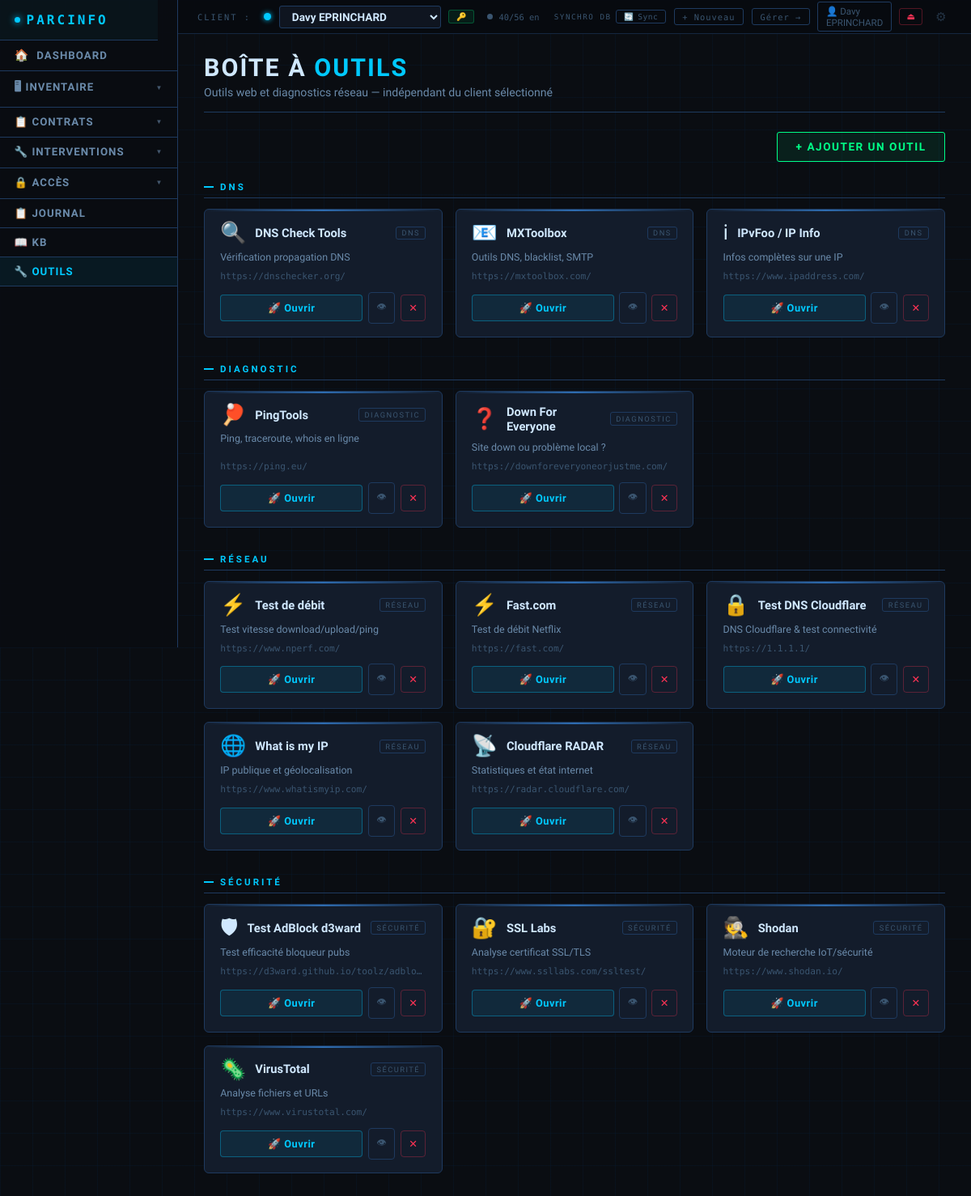
/outils (signed in), run on the app's committed database.
### tables this page shows
CREATE TABLE clients (
        id INTEGER PRIMARY KEY AUTOINCREMENT,
        nom TEXT NOT NULL DEFAULT '',
        contact TEXT DEFAULT '',
        telephone TEXT DEFAULT '',
        email TEXT DEFAULT '',
        adresse TEXT DEFAULT '',
        notes TEXT DEFAULT '',
        couleur TEXT DEFAULT '#00c9ff',
        date_creation TEXT DEFAULT '',
        date_maj TEXT DEFAULT '', auth_user_id INTEGER DEFAULT NULL);

CREATE TABLE outils (
        id INTEGER PRIMARY KEY AUTOINCREMENT,
        nom TEXT NOT NULL,
        url TEXT NOT NULL,
        description TEXT DEFAULT '',
        categorie TEXT DEFAULT 'Général',
        icone TEXT DEFAULT '🔧',
        ordre INTEGER DEFAULT 0,
        actif INTEGER DEFAULT 1, date_maj TEXT DEFAULT '');

### app.py (the view)
@app.route('/outils')
@login_required
def page_outils():
    conn = get_db()
    outils = [row_to_dict(r) for r in conn.execute(
        "SELECT * FROM outils ORDER BY categorie, ordre, nom").fetchall()]
    cats = {}
    for o in outils:
        c = o['categorie'] or 'Général'
        cats.setdefault(c, []).append(o)
    conn.close()
    cid = get_client_id()
    return render_template('outils.html', outils=outils, cats=cats,
                           clients=get_clients(), client_actif_id=cid)

### app.py (called while the page is built)
@app.context_processor
def inject_auth_context():
    u = None
    uid = session.get('auth_user_id')
    if uid:
        try:
            conn = get_db()
            u = row_to_dict(conn.execute('SELECT id,login,nom,prenom,role,logo_fichier FROM auth_users WHERE id=?', (uid,)).fetchone() or {})
            conn.close()
        except Exception:
            logger.exception('Erreur inject_auth_context')
    return dict(auth_user=u)

@app.context_processor
def inject_csrf_token():
    return dict(csrf_token=_get_csrf_token())

@app.context_processor
def inject_dynamic_css():
    user = get_auth_user()
    auth_user_id = user['id'] if user else None
    dynamic_css = _generate_dynamic_css(auth_user_id=auth_user_id)
    return dict(dynamic_css=dynamic_css)

@app.before_request
def csrf_protect():
    validate_csrf_request()

@app.template_filter('type_css')
def type_css_filter(t):
    import re as _re
    if t in _TYPE_CSS_MAP:
        return _TYPE_CSS_MAP[t]
    key = _re.sub(r'[^a-z0-9]', '', str(t).lower())[:16]
    return key or 'autre'

@app.context_processor
def inject_cfg():
    types = get_liste('types_appareils')
    user = get_auth_user()
    auth_user_id = user['id'] if user else None
    cfg = cfg_all(auth_user_id=auth_user_id)
    type_badges = {}
    for t in types:
        k = type_css_filter(t)
        if k not in type_badges:
            val = cfg.get(f'type_badge_{k}', '')
            if val:
                type_badges[k] = val[:3].upper()
            else:
                type_badges[k] = _TYPE_BADGE_DEFAULTS.get(k, k[:3].upper() or 'AUT')
    return {
        'cfg': cfg,
        'types_appareils_ctx': types,
        'type_css_defaults': _TYPE_CSS_DEFAULTS,
        'type_badge_defaults': _TYPE_BADGE_DEFAULTS,
        'type_badges': type_badges,
    }

@app.before_request
def _auto_start_sync():
    global _sync_init_done
    if not _sync_init_done:
        _sync_init_done = True
        if cfg_get('db_type') == 'sync':
            _start_sync_thread()

### auth_utils.py (called while the page is built)
def get_auth_user():
    from database import get_db, row_to_dict
    uid = session.get('auth_user_id')
    if not uid:
        return None
    conn = get_db()
    u = conn.execute('SELECT * FROM auth_users WHERE id=? AND actif=1', (uid,)).fetchone()
    conn.close()
    return row_to_dict(u) if u else None

def get_csrf_token() -> str:
    if 'csrf_token' not in session:
        session['csrf_token'] = secrets.token_hex(32)
    return session['csrf_token']

### database.py (called while the page is built)
def get_local_db():
    return _local_db()

### templates/outils.html (shortened to what this page needs)
{% extends "base.html" %}
{% block content %}
<div class="page-header">
    <h1>Boîte à <span>Outils</span></h1>
    <p>Outils web et diagnostics réseau — indépendant du client sélectionné</p>
</div>
<div class="actions-row">
    <button class="btn btn-success" onclick="togglePanel()">+ Ajouter un outil</button>
</div>
<div id="outils-container">
{% for cat, ols in cats.items() %}
<div class="cat-section">
    <div class="cat-title">{{ cat }}</div>
    <div class="outils-grid">
    {% for o in ols %}
    <div class="outil-card {% if not o.actif %}inactif{% endif %}" id="outil-{{ o.id }}">
        <div class="outil-header">
            <span class="outil-icone">{{ o.icone or '🔧' }}</span>
            <span class="outil-titre">{{ o.nom }}</span>
            <span class="outil-cat">{{ o.categorie }}</span>
        </div>
        {% if o.description %}
        <div class="outil-desc">{{ o.description }}</div>
        {% endif %}
        <div class="outil-url">{{ o.url }}</div>
        <div class="outil-actions">
            <a href="{{ o.url }}" target="_blank" rel="noopener" class="btn-outil">
                🚀 Ouvrir
            </a>
            <button class="btn-outil-toggle" onclick="toggleOutil({{ o.id }}, this)"
                title="{% if o.actif %}Désactiver{% else %}Activer{% endif %}">
                {% if o.actif %}👁{% else %}🚫{% endif %}
            </button>
            <button class="btn-outil-del" onclick="supprimerOutil({{ o.id }})" title="Supprimer">✕</button>
        </div>
    </div>
    {% endfor %}
    </div>
</div>
{% endfor %}
</div>
{% endblock %}

### templates/base.html (shortened to what this page needs)
<!DOCTYPE html>
<html lang="fr">
<head>
</head>
<body class="{{ 'theme-light' if cfg.get('mode') == 'light' else '' }}{{ ' nav-left' if cfg.get('nav_mode') == 'vertical' else '' }}">
<div class="client-bar">
    <span class="client-bar-label">Client :</span>
    <div class="client-select-wrap">
        {% set active_cl = clients | selectattr('id','eq', client_actif_id) | first | default(None) %}
        <span class="client-dot" style="color:{{ active_cl.couleur if active_cl else '#00c9ff' }}; background:{{ active_cl.couleur if active_cl else '#00c9ff' }};"></span>
        <select id="client-dropdown" onchange="changerClientAvecConfirmation(this)" data-current-value="{{ client_actif_id or '' }}">
            {% for cl in clients %}
            <option value="{{ cl.id }}" {% if cl.id == client_actif_id %}selected{% endif %}>{{ cl.nom }}</option>
            {% endfor %}
        </select>
        {% set acces_actif = active_cl.acces if active_cl and active_cl.acces is defined else '' %}
        {% if acces_actif %}
        <div class="topbar-acces-badge topbar-acces-{{ acces_actif }}" title="{% if acces_actif == 'proprietaire' %}Vous êtes propriétaire{% elif acces_actif == 'ecriture' %}Partagé — lecture/écriture{% elif acces_actif == 'admin' %}Accès administrateur{% else %}Partagé — lecture seule{% endif %}">
            {% if acces_actif == 'proprietaire' %}🔑{% elif acces_actif == 'ecriture' %}✏ R/W{% elif acces_actif == 'admin' %}⚙{% else %}👁{% endif %}
        </div>
        {% endif %}
    </div>
    <div class="wd-topbar idle" id="wd-global-bar">
        <span class="wd-dot"></span>
        <span id="wd-global-text">…</span>
    </div>
    <div class="client-bar-actions">
        {% if cfg.get('db_type') == 'sync' %}
        <div id="topbar-sync-wrap" style="display:flex;align-items:center;gap:.35rem;">
        {% else %}
        <div id="topbar-sync-wrap" style="display:none;align-items:center;gap:.35rem;">
        {% endif %}
            <span style="font-family:'Share Tech Mono',monospace;font-size:.58rem;letter-spacing:1.5px;
                         text-transform:uppercase;color:var(--text-muted);white-space:nowrap;">Synchro DB</span>
            <button class="topbar-sync-btn" id="topbar-sync-btn"
                    onclick="syncNow()" title="Base de données — mode synchronisation&#10;Cliquer pour synchroniser maintenant">
                <span class="topbar-sync-icon" id="topbar-sync-icon">🔄</span>
                <span id="topbar-sync-label">Sync…</span>
            </button>
        </div>
        <a href="/client/nouveau" class="client-bar-link">+ Nouveau</a>
        <a href="/clients" class="client-bar-link">Gérer →</a>
        {% if session.get('auth_user_id') %}
        <a href="/profil" style="display:flex;align-items:center;gap:.4rem;text-decoration:none;
            border:1px solid var(--border);border-radius:3px;padding:.2rem .6rem;
            font-size:.72rem;color:var(--text-muted);transition:all .15s;"
           onmouseover="this.style.borderColor='var(--accent)';this.style.color='var(--text-secondary)'"
           onmouseout="this.style.borderColor='var(--border)';this.style.color='var(--text-muted)'">
            👤 {{ session.get('auth_user_nom', 'Profil') }}
        </a>
        <a href="/logout" style="border:1px solid rgba(255,51,85,.3);border-radius:3px;padding:.2rem .5rem;
            font-size:.7rem;color:var(--accent-red);text-decoration:none;" title="Déconnexion">⏏</a>
        {% endif %}
        <button class="topbar-gear" onclick="toggleConfig()" title="Paramètres">⚙</button>
    </div>
</div>
{% set ep = request.endpoint %}
{% set inv_active = ep in ['liste_appareils','nouvel_appareil','editer_appareil','liste_peripheriques','nouveau_peripherique','editer_peripherique','parc_general','baie_brassage','page_scan','liste_plans','editer_plan'] %}
{% set contrats_active = ep in ['liste_contrats','nouveau_contrat','editer_contrat','detail_contrat'] %}
{% set secu_active = ep in ['liste_identifiants','nouvel_identifiant','editer_identifiant','liste_utilisateurs','nouvel_utilisateur','editer_utilisateur','droits_utilisateur'] %}
<nav>
    <a href="/" class="nav-brand">PARCINFO</a>
    <a href="/" {% if ep == 'index' %}class="active"{% endif %}>
        <span style="font-size:.9rem;">🏠</span> DASHBOARD
    </a>
    <div class="nav-group">
        <button class="nav-group-btn {% if inv_active %}active{% endif %}">
            🖥 Inventaire <span class="arr">▼</span>
        </button>
    </div>
    <div class="nav-group">
        <button class="nav-group-btn {% if contrats_active %}active{% endif %}">
            📋 Contrats <span class="arr">▼</span>
        </button>
    </div>
    <div class="nav-group">
        <button class="nav-group-btn {% if ep in ['liste_interventions','nouveau_intervention','detail_intervention','editer_intervention'] %}active{% endif %}">
            🔧 Interventions <span class="arr">▼</span>
        </button>
    </div>
    <div class="nav-group">
        <button class="nav-group-btn {% if secu_active %}active{% endif %}">
            🔒 Accès <span class="arr">▼</span>
        </button>
    </div>
    <a href="/historique" {% if ep == 'page_historique' %}class="active"{% endif %}>📋 Journal</a>
    <a href="/kb" {% if ep == 'page_kb' %}class="active"{% endif %}>📖 KB</a>
    <a href="/outils" {% if ep == 'page_outils' %}class="active"{% endif %}>🔧 Outils</a>
    <div class="nav-spacer"></div>
</nav>
<main>
    {% set ep = request.endpoint %}
    {% set bc = [] %}
    {% if ep in ['nouvel_appareil','editer_appareil'] %}
        {% set _ = bc.append(('Inventaire', None)) %}
        {% set _ = bc.append(('Appareils', '/appareils')) %}
        {% set _ = bc.append(('Ajouter' if ep == 'nouvel_appareil' else 'Modifier', None)) %}
    {% elif ep in ['nouveau_peripherique','editer_peripherique'] %}
        {% set _ = bc.append(('Inventaire', None)) %}
        {% set _ = bc.append(('Périphériques', '/peripheriques')) %}
        {% set _ = bc.append(('Ajouter' if ep == 'nouveau_peripherique' else 'Modifier', None)) %}
    {% elif ep in ['nouveau_contrat','editer_contrat'] %}
        {% set _ = bc.append(('Contrats', '/contrats')) %}
        {% set _ = bc.append(('Ajouter' if ep == 'nouveau_contrat' else 'Modifier', None)) %}
    {% elif ep == 'detail_contrat' %}
        {% set _ = bc.append(('Contrats', '/contrats')) %}
        {% set _ = bc.append(('Détail', None)) %}
    {% elif ep in ['nouvel_identifiant','editer_identifiant'] %}
        {% set _ = bc.append(('Accès', None)) %}
        {% set _ = bc.append(('Identifiants', '/identifiants')) %}
        {% set _ = bc.append(('Ajouter' if ep == 'nouvel_identifiant' else 'Modifier', None)) %}
    {% elif ep in ['nouvel_utilisateur','editer_utilisateur'] %}
        {% set _ = bc.append(('Accès', None)) %}
        {% set _ = bc.append(('Utilisateurs', '/utilisateurs')) %}
        {% set _ = bc.append(('Ajouter' if ep == 'nouvel_utilisateur' else 'Modifier', None)) %}
    {% elif ep == 'droits_utilisateur' %}
        {% set _ = bc.append(('Accès', None)) %}
        {% set _ = bc.append(('Utilisateurs', '/utilisateurs')) %}
        {% set _ = bc.append(('Droits', None)) %}
    {% elif ep == 'parc_general' %}
        {% set _ = bc.append(('Inventaire', None)) %}
        {% set _ = bc.append(('Parc général', None)) %}
    {% elif ep == 'baie_brassage' %}
        {% set _ = bc.append(('Inventaire', None)) %}
        {% set _ = bc.append(('Baie de brassage', None)) %}
    {% elif ep == 'page_scan' %}
        {% set _ = bc.append(('Inventaire', None)) %}
        {% set _ = bc.append(('Scan réseau', None)) %}
    {% endif %}
    {% block content %}{% endblock %}
</main>
    {% set _sk2 = [] %}
</body>
</html>

### templates/outils.html (style rules this page uses)
.outils-grid { display: grid; grid-template-columns: repeat(auto-fill, minmax(280px, 1fr)); gap: 1rem; margin-bottom: 1.5rem; }
.outil-card { background: var(--bg-card); border: 1px solid var(--border); border-radius: 6px; padding: 1rem 1.2rem; display: flex; flex-direction: column; gap: .5rem; position: relative; transition: border-color .2s, box-shadow .2s; overflow: hidden; }
.outil-card::before { content: ''; position: absolute; top: 0; left: 0; right: 0; height: 2px; background: linear-gradient(90deg, transparent, var(--border-glow), transparent); }
.outil-header { display: flex; align-items: center; gap: .7rem; }
.outil-icone { font-size: 1.6rem; flex-shrink: 0; line-height: 1; }
.outil-titre { font-weight: 700; font-size: .92rem; color: var(--text-primary); flex: 1; min-width: 0; }
.outil-cat { font-size: .58rem; letter-spacing: 1.5px; text-transform: uppercase; color: var(--text-muted); padding: .12rem .4rem; border: 1px solid var(--border); border-radius: 3px; flex-shrink: 0; }
.outil-desc { font-size: .78rem; color: var(--text-secondary); line-height: 1.45; flex: 1; }
.outil-url { font-family: 'Share Tech Mono', monospace; font-size: .7rem; color: var(--text-muted); white-space: nowrap; overflow: hidden; text-overflow: ellipsis; }
.outil-actions { display: flex; gap: .4rem; align-items: center; margin-top: .3rem; }
.btn-outil { flex: 1; display: flex; align-items: center; justify-content: center; gap: .4rem; padding: .5rem .8rem; background: rgba(0,201,255,.08); border: 1px solid rgba(0,201,255,.35); color: var(--accent); border-radius: 4px; font-size: .8rem; font-weight: 700; text-decoration: none; cursor: pointer; transition: all .15s; letter-spacing: .5px; }
.btn-outil-del { background: none; border: 1px solid rgba(255,51,85,.3); color: var(--accent-red); border-radius: 4px; padding: .5rem .6rem; cursor: pointer; font-size: .8rem; transition: all .15s; flex-shrink: 0; }
.btn-outil-toggle { background: none; border: 1px solid var(--border); color: var(--text-muted); border-radius: 4px; padding: .5rem .6rem; cursor: pointer; font-size: .75rem; transition: all .15s; flex-shrink: 0; }
.cat-section { margin-bottom: 2rem; }
.cat-title { font-family: 'Rajdhani', sans-serif; font-size: .72rem; font-weight: 700; letter-spacing: 3px; text-transform: uppercase; color: var(--accent); margin-bottom: .8rem; padding-bottom: .4rem; border-bottom: 1px solid var(--border); display: flex; align-items: center; gap: .5rem; }
.cat-title::before { content: ''; display: block; width: 12px; height: 2px; background: var(--accent); }

### data on the page
clients: get "Davy EPRINCHARD"
outils: categorie "DNS", icone "🔍", nom "DNS Check Tools", description "Vérification propagation DNS", url "https://dnschecker.org/"
outils: icone "📧", nom "MXToolbox", categorie "DNS", description "Outils DNS, blacklist, SMTP", url "https://mxtoolbox.com/"
outils: icone "ℹ", nom "IPvFoo / IP Info", categorie "DNS", description "Infos complètes sur une IP", url "https://www.ipaddress.com/"
outils: categorie "DIAGNOSTIC", icone "🏓", nom "PingTools", description "Ping, traceroute, whois en ligne", url "https://ping.eu/"
outils: icone "❓", nom "Down For Everyone", categorie "DIAGNOSTIC", description "Site down ou problème local ?", url "https://downforeveryoneorjustme.com/"
outils: categorie "RÉSEAU", icone "⚡", nom "Test de débit", description "Test vitesse download/upload/ping", url "https://www.nperf.com/"
outils: icone "⚡", nom "Fast.com", categorie "RÉSEAU", description "Test de débit Netflix", url "https://fast.com/"
outils: icone "🔒", nom "Test DNS Cloudflare", categorie "RÉSEAU", description "DNS Cloudflare & test connectivité", url "https://1.1.1.1/"
outils: icone "🌐", nom "What is my IP", categorie "RÉSEAU", description "IP publique et géolocalisation", url "https://www.whatismyip.com/"
outils: icone "📡", nom "Cloudflare RADAR", categorie "RÉSEAU", description "Statistiques et état internet", url "https://radar.cloudflare.com/"
outils: categorie "SÉCURITÉ", icone "🛡", nom "Test AdBlock d3ward", description "Test efficacité bloqueur pubs", url "https://d3ward.github.io/toolz/adblo…"
outils: icone "🔐", nom "SSL Labs", categorie "SÉCURITÉ", description "Analyse certificat SSL/TLS", url "https://www.ssllabs.com/ssltest/"
outils: icone "🕵", nom "Shodan", categorie "SÉCURITÉ", description "Moteur de recherche IoT/sécurité", url "https://www.shodan.io/"
outils: icone "🦠", nom "VirusTotal", categorie "SÉCURITÉ", description "Analyse fichiers et URLs", url "https://www.virustotal.com/"

### other printed values
form field value "Davy EPRINCHARD"
